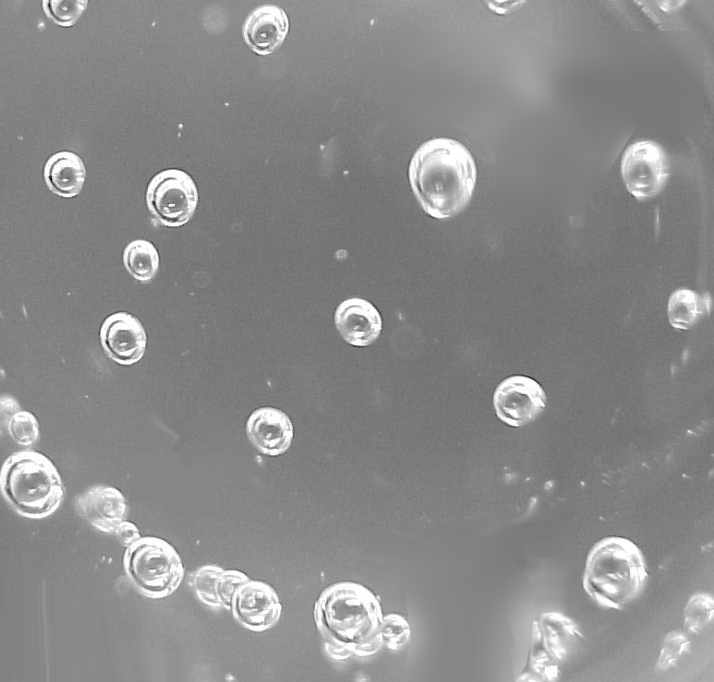
%> input picture final_project/FigP1127_bubbles-0.png, 714 x 682 px
$ octave toolbox_code.m   (GNU Octave 9; MATLAB toolbox functions it lacks are replaced by stand-ins)
%> lines starting %> are read from the running program, lines starting %| are printed output that depends on the picture; in (x1, y1, x2, y2) boxes, pixels count from 0 and x2, y2 are one past the last pixel; in counts of white or black regions, pixels touching at a corner belong together; the program's own positions count from 1
rgb = imread('FigP1127_bubbles-0.png'); %load image
%> rgb is the input picture: size 682x714 uint8; min 4, max 255, mean 138.6
f1=figure;figure(f1);imshow(rgb); title('Original image');
%rgb2 = rgb2gray(rgb); %change it to gray
%f2=figure;figure(f2);imshow(rgb2);title('Changed to grayscale');
rgb2 = imcomplement(rgb); %invert the color
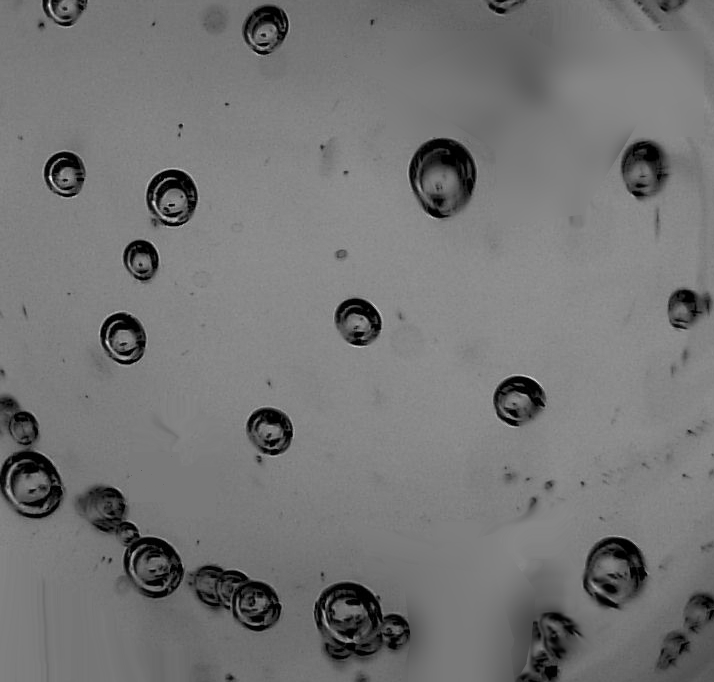
%> rgb2: size 682x714 uint8; min 0, max 251, mean 116.4
f3=figure;figure(f3);imshow(rgb2);title('Inverted color');
rgb2 = adapthisteq(rgb2, 'ClipLimit', 0.1); %enhance contract
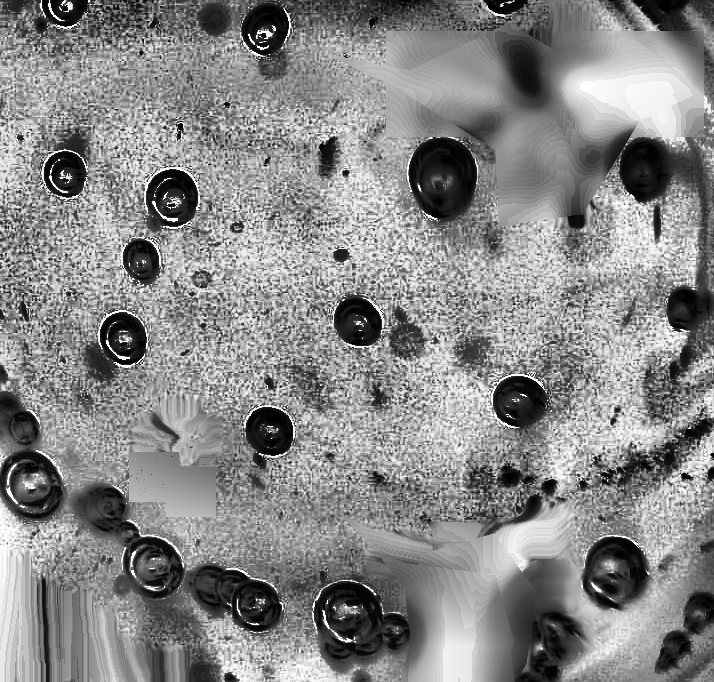
%> rgb2: size 682x714 uint8; min 0, max 255, mean 135.5
f4=figure;figure(f4);imshow(rgb2);title('Contrast enhanced');
BWdfill = imfill(im2bw(rgb2), 'holes'); %fill holes
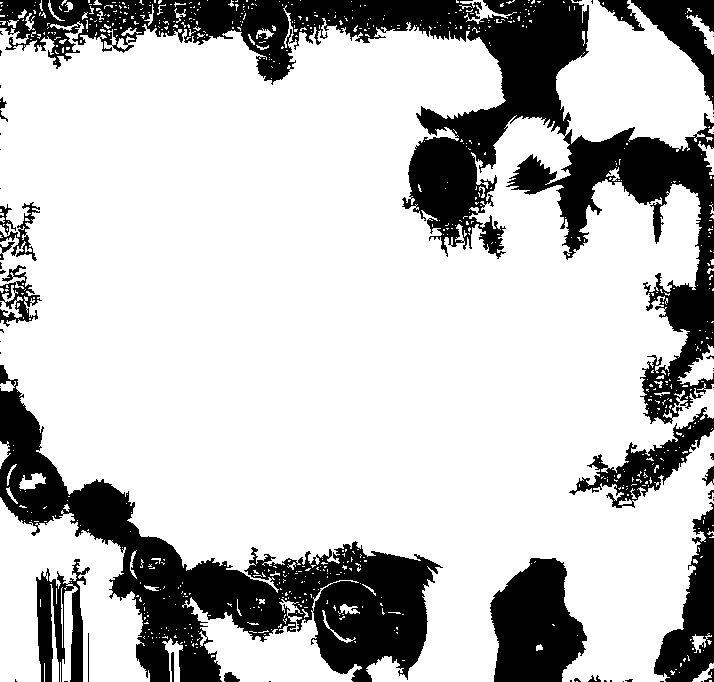
%> BWdfill: size 682x714 logical; 76% white; 58 black regions (36 under 20 px), largest, box (x1, y1, x2, y2) and area: (0, 0, 714, 424) 53183, (0, 365, 443, 682) 36254, (490, 558, 587, 682) 8644
f5=figure;figure(f5);imshow(BWdfill);title('Fill holes');
BWnobord = imclearborder(BWdfill, 4); %remove the boundary cells
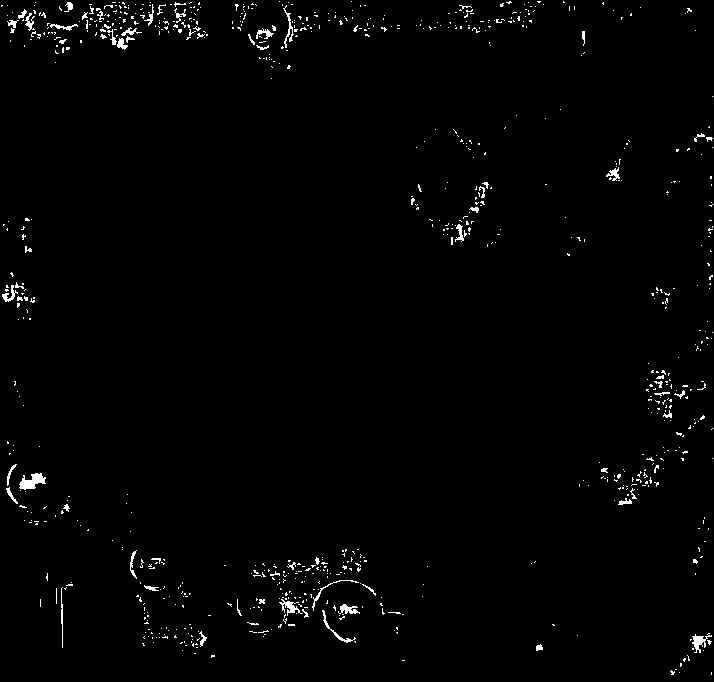
%> BWnobord: size 682x714 logical; 1.3% white in thin lines or dots
f6=figure;figure(f6);imshow(BWnobord);title('Remove boundary cells');
rgb_perim = bwperim(im2bw(BWnobord)); %find the boundary
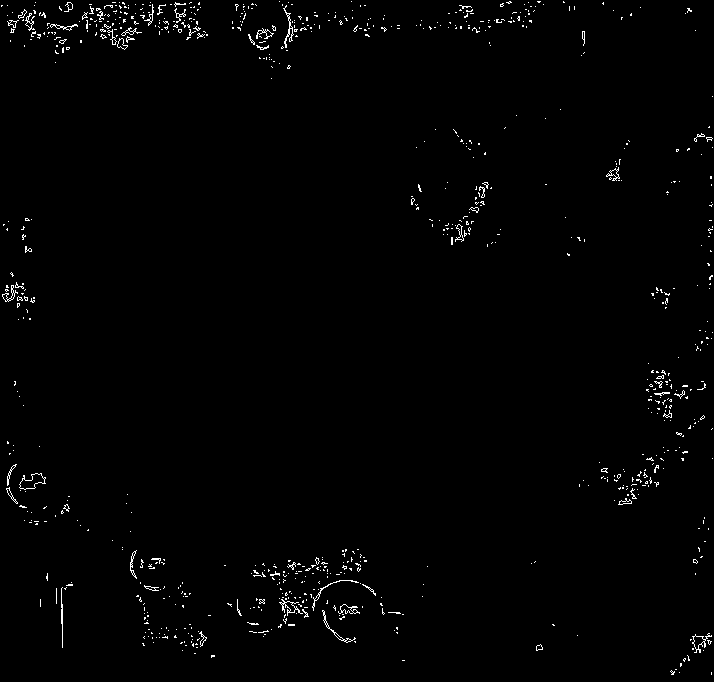
%> rgb_perim: size 682x714 logical; 1.1% white in thin lines or dots
f7=figure;figure(f7);imshow(rgb_perim);title('Find the boundary');
%overlay1 = imoverlay(rgb,rgb_perim, [.3 1 .3]); %overlap figure with boundary
%imshow(overlay1)
bw = BWnobord;
cc = bwconncomp(bw, 8);
%> cc = 825 connected components
graindata = regionprops(cc,'basic');
%> graindata = 825 regions; largest, box (x1, y1, x2, y2), Area and Centroid: (19, 473, 46, 490) 263 [32.7 482.2], (692, 633, 712, 653) 161 [700.1 642.5], (279, 599, 303, 616) 147 [290.3 607.6], (322, 610, 356, 643) 122 [336.2 631.2], (338, 604, 360, 614) 121 [349 610.1]
grain_areas = [graindata.Area];
%> grain_areas = 825 values, max 263 at index 29, min 1 at index 8, mean 7.84
length(grain_areas);
min(grain_areas);
max(grain_areas);
s = regionprops(BWnobord, {'Centroid'});
%> s = 825 regions; first 5, Centroid: [2.3 6.3], [10.2 295.5], [4.3 225.3], [7.2 290.8], [7.8 230]
hold on
numObj = numel(s) %show the total number of cell
%> numObj = 825
label_num = 0;
for k = 1 : numObj
    if (grain_areas(k)> 200) & ( grain_areas(k) < 4000) %set area range
    plot(s(k).Centroid(1), s(k).Centroid(2), 'ro'); %label selected ones
    label_num = label_num + 1; %count number
    end
end
%> this loop made 825 passes
%> label_num on pass 29: 1
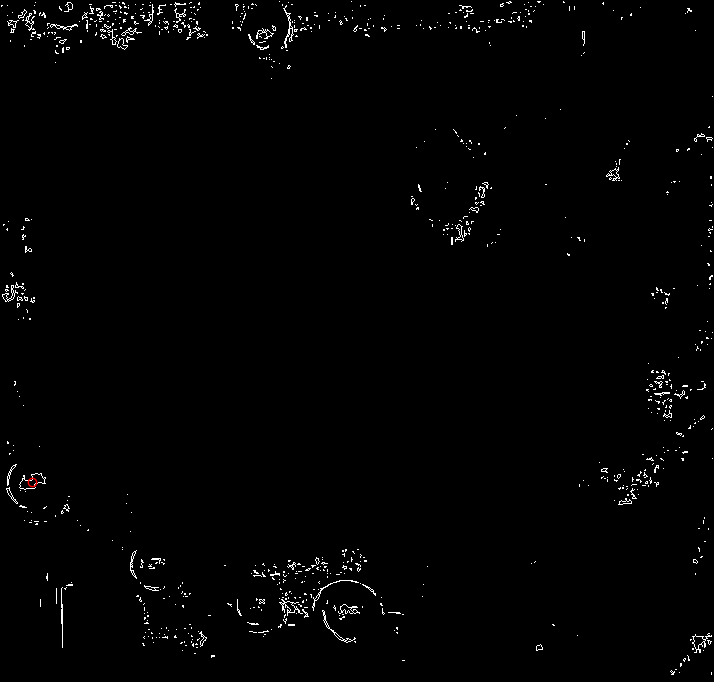
%> figure redrawn from the program's plot data; its title reads 'Find the boundary'
hold off
label_num
%> label_num = 1

pause;
close all;
clear;


%> (the run ends here)
